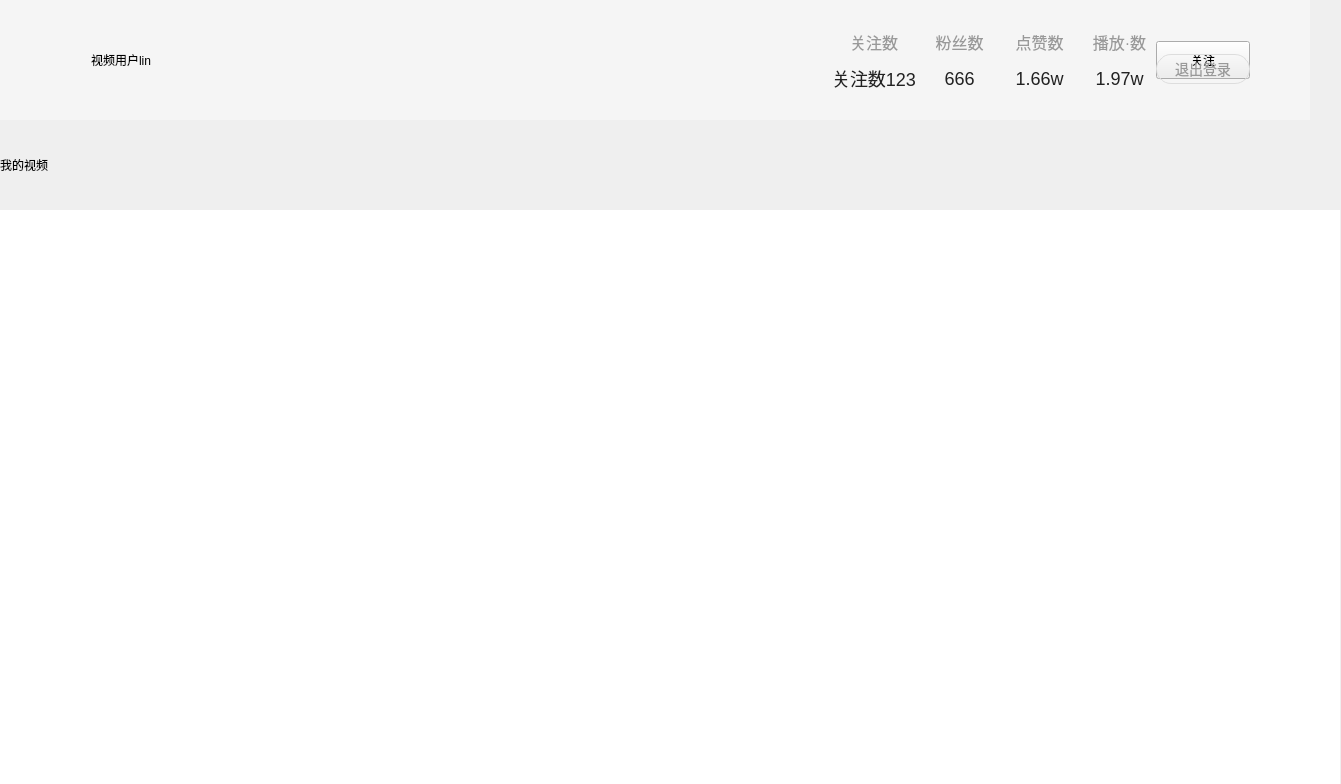
<?xml version="1.0" encoding="UTF-8"?>
<ui version="4.0">
 <class>MyselfWidget</class>
 <widget class="QWidget" name="MyselfWidget">
  <property name="geometry">
   <rect>
    <x>0</x>
    <y>0</y>
    <width>1341</width>
    <height>784</height>
   </rect>
  </property>
  <property name="windowTitle">
   <string>Form</string>
  </property>
  <layout class="QVBoxLayout" name="verticalLayout">
   <property name="spacing">
    <number>7</number>
   </property>
   <property name="leftMargin">
    <number>0</number>
   </property>
   <property name="topMargin">
    <number>0</number>
   </property>
   <property name="rightMargin">
    <number>0</number>
   </property>
   <property name="bottomMargin">
    <number>0</number>
   </property>
   <item>
    <widget class="QWidget" name="baseInfoArea" native="true">
     <property name="minimumSize">
      <size>
       <width>1310</width>
       <height>120</height>
      </size>
     </property>
     <property name="maximumSize">
      <size>
       <width>1310</width>
       <height>120</height>
      </size>
     </property>
     <property name="styleSheet">
      <string notr="true">#baseInfoArea{ background-color: #F5F5F5; }</string>
     </property>
     <layout class="QHBoxLayout" name="horizontalLayout">
      <property name="spacing">
       <number>0</number>
      </property>
      <property name="leftMargin">
       <number>24</number>
      </property>
      <property name="topMargin">
       <number>0</number>
      </property>
      <property name="rightMargin">
       <number>60</number>
      </property>
      <property name="bottomMargin">
       <number>0</number>
      </property>
      <item>
       <widget class="QWidget" name="userInfoBox" native="true">
        <property name="minimumSize">
         <size>
          <width>808</width>
          <height>0</height>
         </size>
        </property>
        <property name="maximumSize">
         <size>
          <width>808</width>
          <height>16777215</height>
         </size>
        </property>
        <layout class="QHBoxLayout" name="horizontalLayout_2">
         <property name="spacing">
          <number>7</number>
         </property>
         <property name="leftMargin">
          <number>0</number>
         </property>
         <property name="topMargin">
          <number>0</number>
         </property>
         <property name="rightMargin">
          <number>0</number>
         </property>
         <property name="bottomMargin">
          <number>0</number>
         </property>
         <item>
          <widget class="QPushButton" name="avatarBtn">
           <property name="minimumSize">
            <size>
             <width>60</width>
             <height>60</height>
            </size>
           </property>
           <property name="maximumSize">
            <size>
             <width>60</width>
             <height>60</height>
            </size>
           </property>
           <property name="styleSheet">
            <string notr="true">#avatarBtn { 
	background-color: transparent; 
	border-none; 
	border-radius: 30px;
	border-image:url(:/images/myself/defaultAvatar.png);
}</string>
           </property>
           <property name="text">
            <string/>
           </property>
           <property name="iconSize">
            <size>
             <width>60</width>
             <height>60</height>
            </size>
           </property>
          </widget>
         </item>
         <item>
          <widget class="QLabel" name="nicknameLabel">
           <property name="minimumSize">
            <size>
             <width>125</width>
             <height>0</height>
            </size>
           </property>
           <property name="maximumSize">
            <size>
             <width>125</width>
             <height>16777215</height>
            </size>
           </property>
           <property name="text">
            <string>视频用户lin</string>
           </property>
          </widget>
         </item>
         <item>
          <widget class="QPushButton" name="settingBtn">
           <property name="minimumSize">
            <size>
             <width>65</width>
             <height>20</height>
            </size>
           </property>
           <property name="maximumSize">
            <size>
             <width>65</width>
             <height>20</height>
            </size>
           </property>
           <property name="styleSheet">
            <string notr="true">#settingBtn{ border:none; background-repeat: no-repeatl; background-image : url(:/images/myself/xiugai.png); }</string>
           </property>
           <property name="text">
            <string/>
           </property>
          </widget>
         </item>
         <item>
          <spacer name="horizontalSpacer">
           <property name="orientation">
            <enum>Qt::Orientation::Horizontal</enum>
           </property>
           <property name="sizeHint" stdset="0">
            <size>
             <width>534</width>
             <height>20</height>
            </size>
           </property>
          </spacer>
         </item>
        </layout>
       </widget>
      </item>
      <item>
       <widget class="QWidget" name="videoNumBox" native="true">
        <layout class="QGridLayout" name="gridLayout">
         <property name="leftMargin">
          <number>0</number>
         </property>
         <property name="topMargin">
          <number>31</number>
         </property>
         <property name="rightMargin">
          <number>0</number>
         </property>
         <property name="bottomMargin">
          <number>31</number>
         </property>
         <property name="horizontalSpacing">
          <number>7</number>
         </property>
         <property name="verticalSpacing">
          <number>14</number>
         </property>
         <item row="0" column="1">
          <widget class="QLabel" name="fansLabel">
           <property name="styleSheet">
            <string notr="true">#fansLabel { font-family : 微软雅⿊;font-size: 16px; color: #999999; }</string>
           </property>
           <property name="text">
            <string>粉丝数</string>
           </property>
           <property name="alignment">
            <set>Qt::AlignmentFlag::AlignCenter</set>
           </property>
          </widget>
         </item>
         <item row="1" column="0">
          <widget class="QLabel" name="attentionCountLabel">
           <property name="styleSheet">
            <string notr="true">#attentionCountLabel { font-family : 微软雅⿊; font-size: 18px; color: #222222; }</string>
           </property>
           <property name="text">
            <string>关注数123</string>
           </property>
           <property name="alignment">
            <set>Qt::AlignmentFlag::AlignCenter</set>
           </property>
          </widget>
         </item>
         <item row="0" column="2">
          <widget class="QLabel" name="likeLabel">
           <property name="styleSheet">
            <string notr="true">#likeLabel { font-family : 微软雅⿊; font-size: 16px; color: #999999; }</string>
           </property>
           <property name="text">
            <string>点赞数</string>
           </property>
           <property name="alignment">
            <set>Qt::AlignmentFlag::AlignCenter</set>
           </property>
          </widget>
         </item>
         <item row="0" column="0">
          <widget class="QLabel" name="attentionLabel">
           <property name="styleSheet">
            <string notr="true">#attentionLabel { font-family : 微软雅⿊; font-size: 16px; color: #999999; }</string>
           </property>
           <property name="text">
            <string>关注数</string>
           </property>
           <property name="alignment">
            <set>Qt::AlignmentFlag::AlignCenter</set>
           </property>
          </widget>
         </item>
         <item row="1" column="1">
          <widget class="QLabel" name="fansCountLabel">
           <property name="styleSheet">
            <string notr="true">#fansCountLabel { font-family : 微软雅⿊; font-size: 18px; color: #222222; }</string>
           </property>
           <property name="text">
            <string>666</string>
           </property>
           <property name="alignment">
            <set>Qt::AlignmentFlag::AlignCenter</set>
           </property>
          </widget>
         </item>
         <item row="1" column="2">
          <widget class="QLabel" name="likeCountLabel">
           <property name="styleSheet">
            <string notr="true">#likeCountLabel { font-family : 微软雅⿊; font-size: 18px; color: #222222; }</string>
           </property>
           <property name="text">
            <string>1.66w</string>
           </property>
           <property name="alignment">
            <set>Qt::AlignmentFlag::AlignCenter</set>
           </property>
          </widget>
         </item>
         <item row="0" column="3">
          <widget class="QLabel" name="playLabel">
           <property name="styleSheet">
            <string notr="true">#playLabel { font-family : 微软雅⿊; font-size: 16px; color: #999999; }</string>
           </property>
           <property name="text">
            <string>播放·数</string>
           </property>
           <property name="alignment">
            <set>Qt::AlignmentFlag::AlignCenter</set>
           </property>
          </widget>
         </item>
         <item row="1" column="3">
          <widget class="QLabel" name="playCountLabel">
           <property name="styleSheet">
            <string notr="true">#playCountLabel { font-family : 微软雅⿊; font-size: 18px; color: #222222; }</string>
           </property>
           <property name="text">
            <string>1.97w</string>
           </property>
           <property name="alignment">
            <set>Qt::AlignmentFlag::AlignCenter</set>
           </property>
          </widget>
         </item>
        </layout>
       </widget>
      </item>
      <item>
       <widget class="QWidget" name="BtnBox" native="true">
        <property name="minimumSize">
         <size>
          <width>94</width>
          <height>0</height>
         </size>
        </property>
        <property name="maximumSize">
         <size>
          <width>94</width>
          <height>16777215</height>
         </size>
        </property>
        <property name="sizeIncrement">
         <size>
          <width>0</width>
          <height>0</height>
         </size>
        </property>
        <widget class="QPushButton" name="attentionBtn">
         <property name="geometry">
          <rect>
           <x>0</x>
           <y>41</y>
           <width>94</width>
           <height>38</height>
          </rect>
         </property>
         <property name="text">
          <string>关注</string>
         </property>
        </widget>
        <widget class="QPushButton" name="quitBtn">
         <property name="geometry">
          <rect>
           <x>0</x>
           <y>54</y>
           <width>94</width>
           <height>30</height>
          </rect>
         </property>
         <property name="styleSheet">
          <string notr="true">#quitBtn{ border-radius : 15px; border : 1px solid #DDDDDD; font-family : 微软雅⿊; color : #999999; font-size : 14px; }</string>
         </property>
         <property name="text">
          <string>退出登录</string>
         </property>
        </widget>
       </widget>
      </item>
     </layout>
    </widget>
   </item>
   <item>
    <widget class="QWidget" name="titleBar" native="true">
     <property name="minimumSize">
      <size>
       <width>1310</width>
       <height>76</height>
      </size>
     </property>
     <property name="maximumSize">
      <size>
       <width>1310</width>
       <height>76</height>
      </size>
     </property>
     <layout class="QHBoxLayout" name="horizontalLayout_3">
      <property name="spacing">
       <number>0</number>
      </property>
      <property name="leftMargin">
       <number>0</number>
      </property>
      <property name="topMargin">
       <number>0</number>
      </property>
      <property name="rightMargin">
       <number>9</number>
      </property>
      <property name="bottomMargin">
       <number>0</number>
      </property>
      <item>
       <widget class="QLabel" name="myVideolabel">
        <property name="styleSheet">
         <string notr="true">#myVideoLabel { font-family : 微软雅⿊; font-size: 18px; line-height: 24px; }</string>
        </property>
        <property name="text">
         <string>我的视频</string>
        </property>
       </widget>
      </item>
      <item>
       <spacer name="horizontalSpacer_2">
        <property name="orientation">
         <enum>Qt::Orientation::Horizontal</enum>
        </property>
        <property name="sizeHint" stdset="0">
         <size>
          <width>1110</width>
          <height>20</height>
         </size>
        </property>
       </spacer>
      </item>
      <item>
       <widget class="QPushButton" name="uploadVideoBtn">
        <property name="minimumSize">
         <size>
          <width>116</width>
          <height>30</height>
         </size>
        </property>
        <property name="maximumSize">
         <size>
          <width>116</width>
          <height>30</height>
         </size>
        </property>
        <property name="styleSheet">
         <string notr="true">#uploadVideoBtn { 
	border-radius: 15px; 
	border-image:url(:/images/myself/shangchuanshipin.png); 
}</string>
        </property>
        <property name="text">
         <string/>
        </property>
       </widget>
      </item>
     </layout>
    </widget>
   </item>
   <item>
    <widget class="QWidget" name="VideoInfoArea" native="true">
     <property name="minimumSize">
      <size>
       <width>1340</width>
       <height>0</height>
      </size>
     </property>
     <property name="maximumSize">
      <size>
       <width>1340</width>
       <height>16777215</height>
      </size>
     </property>
     <layout class="QVBoxLayout" name="verticalLayout_2">
      <property name="spacing">
       <number>0</number>
      </property>
      <property name="leftMargin">
       <number>0</number>
      </property>
      <property name="topMargin">
       <number>0</number>
      </property>
      <property name="rightMargin">
       <number>0</number>
      </property>
      <property name="bottomMargin">
       <number>0</number>
      </property>
      <item>
       <widget class="QScrollArea" name="scrollArea">
        <property name="styleSheet">
         <string notr="true">#scrollArea { border : none; background-color: FFFFFF; } 
 /*垂直滚动条*/
QScrollBar:vertical{ border : none; background-color : #FFFFFF; width : 10px; }

/*设置垂直滚动条⼿柄*/ 
QScrollBar::handle:vertical{ border : none; border-radius : 5px; background-color : #E8E8E8; min-height: 134px; }

QScrollBar::up-arrow:vertical, QScrollBar::down-arrow:vertical { border:none; width: 0px; height: 0px; }

#scrollAreaWidgetContents { background-color: #FFFFFF; }</string>
        </property>
        <property name="widgetResizable">
         <bool>true</bool>
        </property>
        <widget class="QWidget" name="scrollAreaWidgetContents">
         <property name="geometry">
          <rect>
           <x>0</x>
           <y>0</y>
           <width>1340</width>
           <height>574</height>
          </rect>
         </property>
         <layout class="QVBoxLayout" name="verticalLayout_3">
          <property name="spacing">
           <number>0</number>
          </property>
          <property name="leftMargin">
           <number>0</number>
          </property>
          <property name="topMargin">
           <number>0</number>
          </property>
          <property name="rightMargin">
           <number>0</number>
          </property>
          <property name="bottomMargin">
           <number>0</number>
          </property>
          <item>
           <widget class="QWidget" name="container" native="true">
            <layout class="QVBoxLayout" name="verticalLayout_4">
             <property name="spacing">
              <number>0</number>
             </property>
             <property name="leftMargin">
              <number>0</number>
             </property>
             <property name="topMargin">
              <number>0</number>
             </property>
             <property name="rightMargin">
              <number>0</number>
             </property>
             <property name="bottomMargin">
              <number>0</number>
             </property>
             <item>
              <layout class="QGridLayout" name="layout">
               <property name="leftMargin">
                <number>5</number>
               </property>
               <property name="spacing">
                <number>20</number>
               </property>
              </layout>
             </item>
            </layout>
           </widget>
          </item>
         </layout>
        </widget>
       </widget>
      </item>
     </layout>
    </widget>
   </item>
  </layout>
 </widget>
 <resources/>
 <connections/>
</ui>
